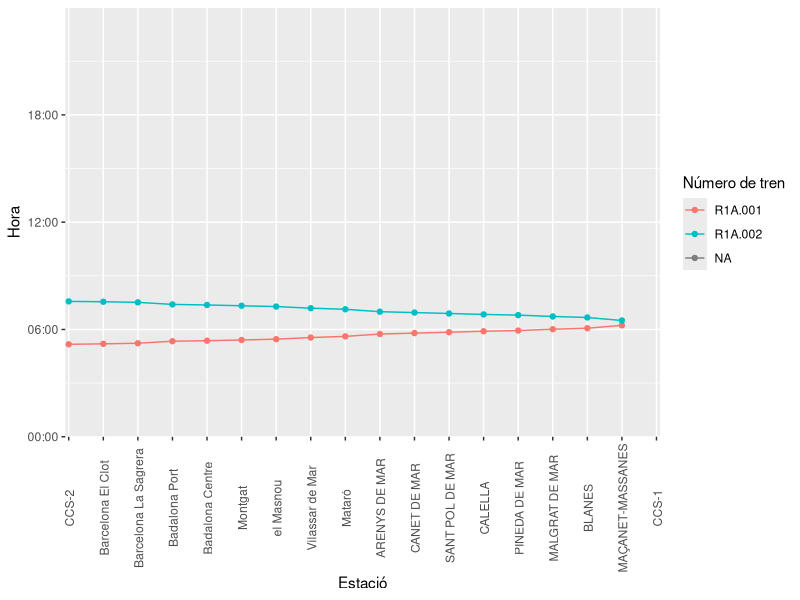

Reproduce this figure in R.
## ---- chunk 1
knitr::opts_chunk$set(echo = TRUE)
library(tidyverse)
library(readxl)
library(here)
## ---- chunk 2
CTC1S1 <- read_xlsx(here("dades","1S1.xlsx"))
## ---- chunk 3
malla_CTC1S1 <- ggplot(data = CTC1S1, aes(x = station, y = departure, group = train_number)) +
  geom_line(
    aes(colour = train_number)
  ) +
  theme(
     
    axis.text.x = element_text(angle=90,vjust =0.6)
  ) +
  coord_cartesian(expand = FALSE, xlim = c(0.9, 18.1), ylim = c(ymd_hms("1899-12-31 00:00:00"),ymd_hms("1899-12-31 23:59:59"))) +
  labs(
    x = "Estació",
    y = "Hora",
    colour = "Número de tren"
  ) +
  scale_x_discrete(limits=CTC1S1$station) +
  scale_y_datetime(date_label = "%H:%M") +
  geom_point(
    aes(colour = train_number)
  )
  ## Per tenir bé l'eix x cal posar tots els punts en ordre al principi sense dades
## ---- chunk 4
ggsave(here("malles", "CTC1S1.jpg"), plot = malla_CTC1S1, dpi = 300,  width = 20, height = 80, units = "cm") ##This saves last graph run

## Canviar plot per el que vull generar. Esborrar anterior abans de generar
